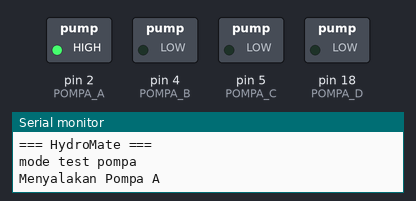
Bench run of a sketch on a simulated Arduino Uno, built with avr-gcc and run on an emulated ATmega328P. Shown: switched loads named in the sketch (green lamp = pin HIGH), the last lines printed to the serial monitor.

Above: at 10.0 s.
At 30.0 s:
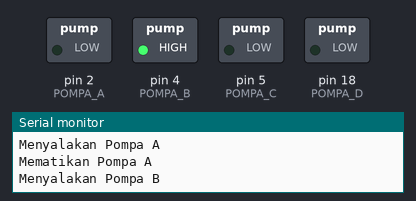
At 50.0 s:
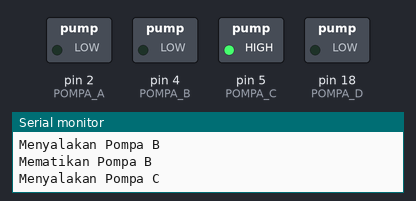
At 70.0 s:
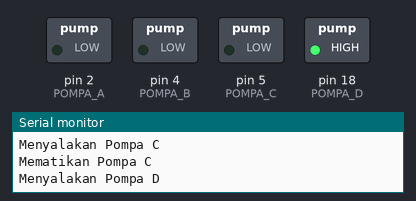
At 90.0 s:
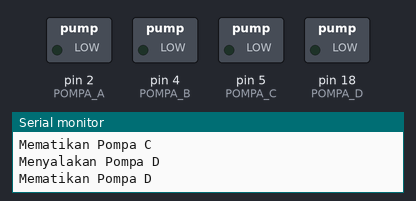
At 110.0 s:
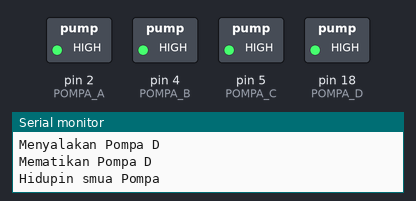
Timing chart, 0 to 130.0 s (numbered marks = the images above):
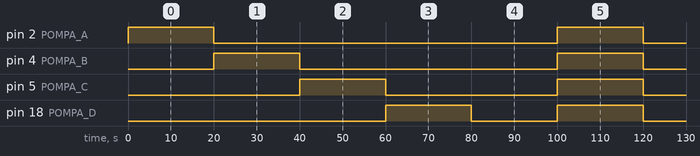

The sketch:

test_Pompa.ino
```cpp
// --- PIN MOSFET POMPA ---
#define POMPA_A 2
#define POMPA_B 4
#define POMPA_C 5
#define POMPA_D 18


void setup() {
  Serial.begin(115200);
  // put your setup code here, to run once:
  pinMode(POMPA_A, OUTPUT);
  pinMode(POMPA_B, OUTPUT);
  pinMode(POMPA_C, OUTPUT);
  pinMode(POMPA_D, OUTPUT);

  digitalWrite(POMPA_A, LOW);
  digitalWrite(POMPA_B, LOW);
  digitalWrite(POMPA_C, LOW);
  digitalWrite(POMPA_D, LOW);

  Serial.println("=== HydroMate ===");
  Serial.println("mode test pompa");

}

void loop() {
  // put your main code here, to run repeatedly:
  Serial.println("Menyalakan Pompa A");
  digitalWrite(POMPA_A, HIGH);
  delay(20000);
  Serial.println("Mematikan Pompa A");
  digitalWrite(POMPA_A, LOW);
  Serial.println("Menyalakan Pompa B");
  digitalWrite(POMPA_B, HIGH);
  delay(20000);
  Serial.println("Mematikan Pompa B");
  digitalWrite(POMPA_B, LOW);
  Serial.println("Menyalakan Pompa C");
  digitalWrite(POMPA_C, HIGH);
  delay(20000);
  Serial.println("Mematikan Pompa C");
  digitalWrite(POMPA_C, LOW);
  Serial.println("Menyalakan Pompa D");
  digitalWrite(POMPA_D, HIGH);
  delay(20000);
  Serial.println("Mematikan Pompa D");
  digitalWrite(POMPA_D, LOW);
  delay(20000);

  Serial.println("Hidupin smua Pompa");
  digitalWrite(POMPA_A, HIGH);
  digitalWrite(POMPA_B, HIGH);
  digitalWrite(POMPA_C, HIGH);
  digitalWrite(POMPA_D, HIGH);
  delay(20000);
  digitalWrite(POMPA_A, LOW);
  digitalWrite(POMPA_B, LOW);
  digitalWrite(POMPA_C, LOW);
  digitalWrite(POMPA_D, LOW);
  delay(20000);
}
```

Measured:
- by itself, pin 2 (POMPA_A): alternates HIGH for 20.0 s and LOW for 80.0 s
- by itself, pin 4 (POMPA_B): alternates HIGH for 20.0 s and LOW for 60.0 s
- by itself, pin 5 (POMPA_C): alternates HIGH for 20.0 s and LOW for 40.0 s
- by itself, pin 18 (POMPA_D): alternates HIGH for 20.0 s and LOW for 20.0 s
